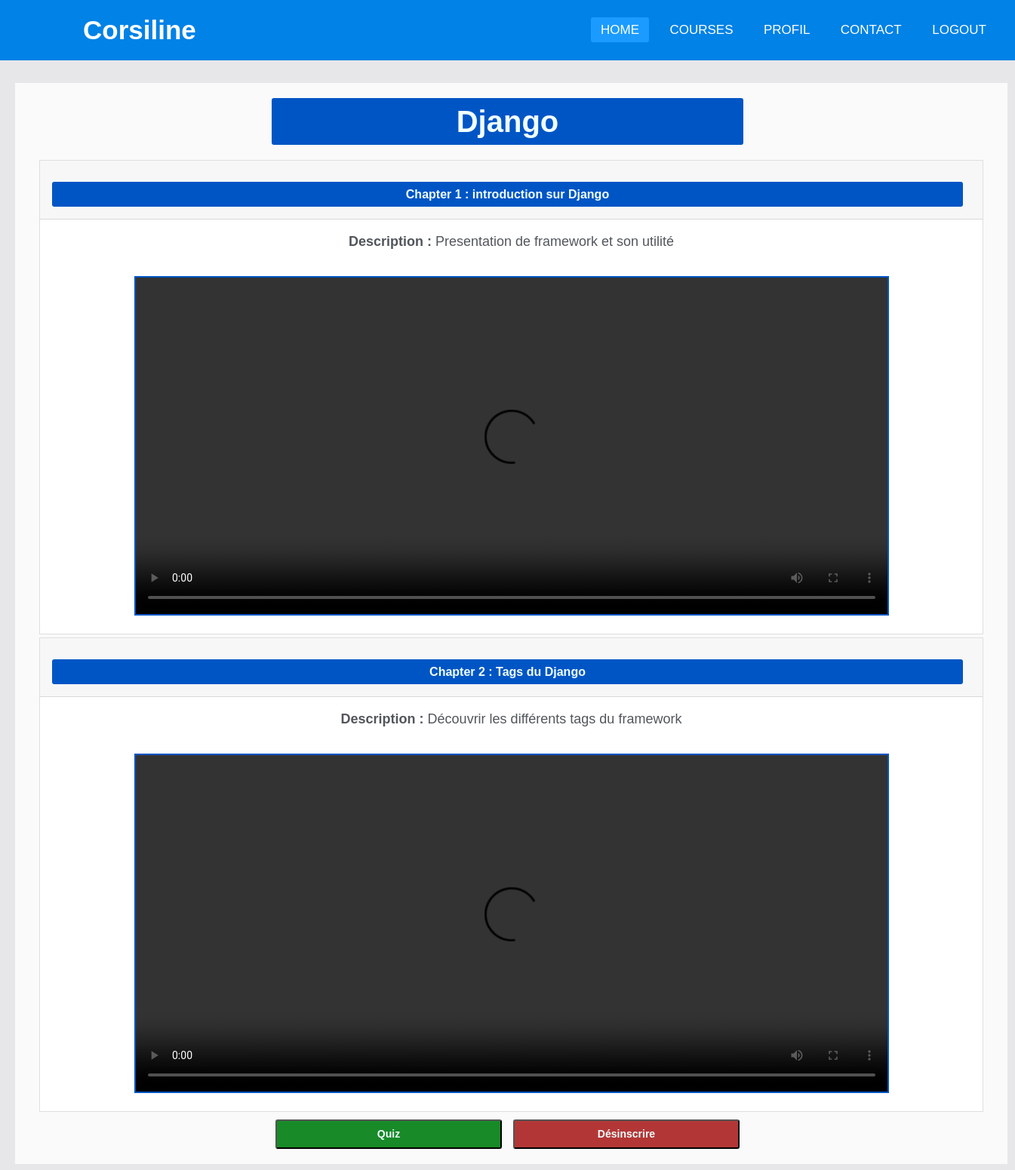
The page /prof/1/ on the database its author committed.
### prof/models.py (models this page shows, shortened)
class Course(models.Model):
    titre=models.CharField(max_length=50)
    categorie=models.ForeignKey(Categorie,on_delete=models.PROTECT,null=True)
    datePub=models.DateField(auto_now_add=True)
    description=models.TextField()
    fichier=models.FileField(upload_to="support//%y/%m/%d",null=True,default=None)
    photo=models.ImageField(upload_to='photo/cours/%y/%m/%d',default='photo/cours/default_cours.png')
    prof=models.ForeignKey(Prof,on_delete=models.PROTECT,null=True)
    nombreEtds = models.IntegerField(editable=True,default=0)
    nombreChaps = models.IntegerField(editable=True,default=0)
    nombreQues = models.IntegerField(editable=True,default=0)
    avgRate = models.DecimalField(max_digits=5,decimal_places=2,editable=False,default=0)

class Chapter(models.Model):
    titre=models.CharField(max_length=50)
    description=models.TextField()
    video=models.FileField(upload_to='video/cours/%y/%m/%d',verbose_name='contenu')
    course=models.ForeignKey(Course,on_delete=models.PROTECT,null=True)

### prof/views.py (the view)
# urls.py: path('<int:pk>/', views.CourseDetailView.as_view(), name='course_details'),
class CourseDetailView(generic.DetailView):
    model = Course
    template_name = 'etd/course_detail.html'

### templates/etd/course_detail.html (shortened to what this page needs)
{% include 'headerEtd.html' %}
<!DOCTYPE html>
<html lang="en">
    <head>
        {% load static %}
          <link href="https://cdnjs.cloudflare.com/ajax/libs/font-awesome/5.10.0/css/all.min.css" rel="stylesheet">
          <link href="https://cdn.jsdelivr.net/npm/bootstrap-icons@1.4.1/font/bootstrap-icons.css" rel="stylesheet">
          <link href="{% static 'css/onlinecourse/bootstrap.min.css' %}" rel="stylesheet">
          <link href="{% static 'css/onlinecourse/navStyl.css'   %}" rel="stylesheet">
          <link href="{% static 'css/style.css'   %}" rel="stylesheet">
          <link href="{% static 'css/form.css'   %}" rel="stylesheet">
      </head>
      <body>
    <section>
    <center>
    <div id="chapter" class="container-fluid" style="display: block;">
            <h2 class="ink" style="width:50%;font-size:40px;margin-top:0px;margin-bottom:20px;">{{ course.titre }}</h2>
            <div class="card-columns-vertical">
                {% for chapter in course.chapter_set.all %}
                    <div class="card mt-1">
                        <div class="card-header"><h5 class="ink" >Chapter {{ forloop.counter }} : {{chapter.titre}}</h5></div>
                        <div class="card-body"><b>Description : </b>{{chapter.description}}</div>
                        <div class="card-body">
                            <video controls>
                            <source src="{{chapter.video.url}}" type="video/mp4"></source>
                            </video>
                        </div>
                    </div>
                {% endfor %}
            </div>
            <button id="start" data-toggle="collapse" data-target="#exam"
                 class="inkadd" role="button" style="margin-top: 10px;">Quiz</button>
                 <button class="inkdel" role="button" id="des">Désinscrire</button>
    </div>
        </center>
    </section>
</body>
</html>

### profs/static/css/stylenav.css (style rules this page uses)
* { padding: 0; margin: 0; text-decoration: none; list-style: none; box-sizing: border-box; }
body { font-family: montserrat; }

### profs/static/css/onlinecourse/navStyl.css (style rules this page uses)
:root { --primary: #06BBCC; --light: #F0FBFC; --dark: #181d38; }

### profs/static/css/style.css (style rules this page uses)
section { background: rgb(255, 255, 255,0.8); margin: 30px 20px; padding: 15px 5px; font-size: 18px; padding: 20px; clear: both; height: auto; display:block; width: 1315px; }
.ink { color: azure; background-color: #0055c5; font-size: 16px; padding: 7px 10px; border-radius: 3px; font-weight: 800; margin-top: 20px; margin-right: 10px; }
.inkadd { color: azure; background-color: #188a27;; font-size: 14px; padding: 7px 10px; width: 300px; border-radius: 3px; font-weight: 800; margin-top: 10px; margin-right: 10px; box-sizing: border-box; }
.inkdel { color: azure; background-color: rgb(179, 54, 54);; font-size: 14px; padding: 7px 10px; width: 300px; border-radius: 3px; font-weight: 800; margin-top: 10px; margin-right: 10px; box-sizing: border-box; }
video { height: 450px; width: 1000px; border:2px solid #0055c5; background-color: rgb(0, 85, 197,0.5); }
body { background: rgba(24, 29, 56, .1); }

### profs/static/css/form.css (style rules this page uses)
* { box-sizing: border-box; }

### rows shown on the page
Course: titre "Django"
Chapter: titre "introduction sur Django", description "Presentation de framework et son utilité"
Chapter: titre "Tags du Django", description "Découvrir les différents tags du framework"
